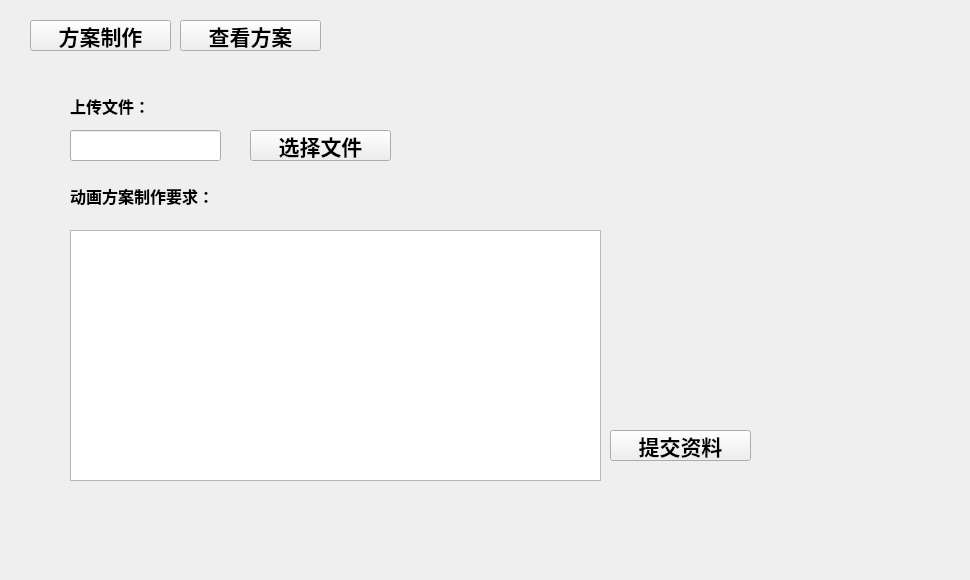
    <widget class="QWidget" name="page_6">
     <widget class="QStackedWidget" name="sw7_shadow">
      <property name="geometry">
       <rect>
        <x>30</x>
        <y>80</y>
        <width>931</width>
        <height>491</height>
       </rect>
      </property>
      <property name="currentIndex">
       <number>0</number>
      </property>
      <widget class="QWidget" name="page_23">
       <widget class="QPushButton" name="pushButton_22">
        <property name="geometry">
         <rect>
          <x>580</x>
          <y>350</y>
          <width>141</width>
          <height>31</height>
         </rect>
        </property>
        <property name="font">
         <font>
          <family>Aharoni</family>
          <pointsize>16</pointsize>
          <weight>75</weight>
          <bold>true</bold>
         </font>
        </property>
        <property name="text">
         <string>提交资料</string>
        </property>
       </widget>
       <widget class="QPushButton" name="pb6_find_flie">
        <property name="geometry">
         <rect>
          <x>220</x>
          <y>50</y>
          <width>141</width>
          <height>31</height>
         </rect>
        </property>
        <property name="font">
         <font>
          <family>Aharoni</family>
          <pointsize>16</pointsize>
          <weight>75</weight>
          <bold>true</bold>
         </font>
        </property>
        <property name="text">
         <string>选择文件</string>
        </property>
       </widget>
       <widget class="QLineEdit" name="le6_flie_name">
        <property name="geometry">
         <rect>
          <x>40</x>
          <y>50</y>
          <width>151</width>
          <height>31</height>
         </rect>
        </property>
       </widget>
       <widget class="QLabel" name="label_50">
        <property name="geometry">
         <rect>
          <x>40</x>
          <y>100</y>
          <width>161</width>
          <height>31</height>
         </rect>
        </property>
        <property name="font">
         <font>
          <family>Aharoni</family>
          <pointsize>12</pointsize>
          <weight>75</weight>
          <bold>true</bold>
         </font>
        </property>
        <property name="text">
         <string>动画方案制作要求：</string>
        </property>
       </widget>
       <widget class="QTextEdit" name="te6_project">
        <property name="geometry">
         <rect>
          <x>40</x>
          <y>150</y>
          <width>531</width>
          <height>251</height>
         </rect>
        </property>
       </widget>
       <widget class="QLabel" name="label_51">
        <property name="geometry">
         <rect>
          <x>40</x>
          <y>10</y>
          <width>141</width>
          <height>31</height>
         </rect>
        </property>
        <property name="font">
         <font>
          <family>Aharoni</family>
          <pointsize>12</pointsize>
          <weight>75</weight>
          <bold>true</bold>
         </font>
        </property>
        <property name="text">
         <string>上传文件：</string>
        </property>
       </widget>
      </widget>
      <widget class="QWidget" name="page_24">
       <widget class="QLabel" name="label_52">
        <property name="geometry">
         <rect>
          <x>30</x>
          <y>20</y>
          <width>261</width>
          <height>21</height>
         </rect>
        </property>
        <property name="text">
         <string>3D模型显示界面/调用sc软件</string>
        </property>
       </widget>
      </widget>
     </widget>
     <widget class="QPushButton" name="pb6_design">
      <property name="geometry">
       <rect>
        <x>30</x>
        <y>20</y>
        <width>141</width>
        <height>31</height>
       </rect>
      </property>
      <property name="font">
       <font>
        <family>Aharoni</family>
        <pointsize>16</pointsize>
        <weight>75</weight>
        <bold>true</bold>
       </font>
      </property>
      <property name="text">
       <string>方案制作</string>
      </property>
     </widget>
     <widget class="QPushButton" name="pb6_look">
      <property name="geometry">
       <rect>
        <x>180</x>
        <y>20</y>
        <width>141</width>
        <height>31</height>
       </rect>
      </property>
      <property name="font">
       <font>
        <family>Aharoni</family>
        <pointsize>16</pointsize>
        <weight>75</weight>
        <bold>true</bold>
       </font>
      </property>
      <property name="text">
       <string>查看方案</string>
      </property>
     </widget>
    </widget>
